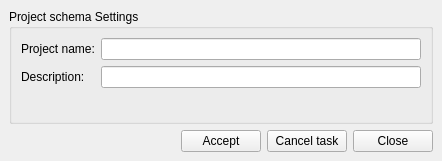
<?xml version="1.0" encoding="UTF-8"?>
<ui version="4.0">
 <class>dlg_admin_dbproject</class>
 <widget class="QMainWindow" name="dlg_admin_dbproject">
  <property name="geometry">
   <rect>
    <x>0</x>
    <y>0</y>
    <width>442</width>
    <height>161</height>
   </rect>
  </property>
  <property name="windowTitle">
   <string>Create project</string>
  </property>
  <widget class="QWidget" name="centralwidget">
   <layout class="QGridLayout" name="gridLayout">
    <item row="0" column="0" colspan="5">
     <widget class="QGroupBox" name="grb_projectschema">
      <property name="title">
       <string>Project schema Settings</string>
      </property>
      <layout class="QGridLayout" name="gridLayout_2">
       <item row="2" column="0">
        <widget class="QLabel" name="lbl_project_name">
         <property name="layoutDirection">
          <enum>Qt::LeftToRight</enum>
         </property>
         <property name="text">
          <string>Project name:</string>
         </property>
         <property name="alignment">
          <set>Qt::AlignLeading|Qt::AlignLeft|Qt::AlignVCenter</set>
         </property>
        </widget>
       </item>
       <item row="3" column="0">
        <widget class="QLabel" name="lbl_descript">
         <property name="layoutDirection">
          <enum>Qt::LeftToRight</enum>
         </property>
         <property name="text">
          <string>Description:</string>
         </property>
         <property name="alignment">
          <set>Qt::AlignJustify|Qt::AlignVCenter</set>
         </property>
        </widget>
       </item>
       <item row="3" column="1">
        <widget class="QLineEdit" name="project_descript"/>
       </item>
       <item row="2" column="1">
        <widget class="QLineEdit" name="project_name"/>
       </item>
       <item row="4" column="1">
        <spacer name="verticalSpacer">
         <property name="orientation">
          <enum>Qt::Vertical</enum>
         </property>
         <property name="sizeHint" stdset="0">
          <size>
           <width>20</width>
           <height>40</height>
          </size>
         </property>
        </spacer>
       </item>
      </layout>
      <zorder>project_name</zorder>
      <zorder>lbl_descript</zorder>
      <zorder>lbl_project_name</zorder>
      <zorder>project_descript</zorder>
      <zorder>verticalSpacer</zorder>
     </widget>
    </item>
    <item row="4" column="0" colspan="5">
     <layout class="QGridLayout" name="lyt_buttons">
      <item row="0" column="0">
       <widget class="QLabel" name="lbl_time">
        <property name="text">
         <string/>
        </property>
       </widget>
      </item>
      <item row="0" column="1">
       <spacer name="horizontalSpacer">
        <property name="orientation">
         <enum>Qt::Horizontal</enum>
        </property>
        <property name="sizeHint" stdset="0">
         <size>
          <width>40</width>
          <height>20</height>
         </size>
        </property>
       </spacer>
      </item>
      <item row="0" column="2">
       <widget class="QPushButton" name="btn_accept">
        <property name="text">
         <string>Accept</string>
        </property>
       </widget>
      </item>
      <item row="0" column="3">
       <widget class="QPushButton" name="btn_cancel_task">
        <property name="text">
         <string>Cancel task</string>
        </property>
       </widget>
      </item>
      <item row="0" column="4">
       <widget class="QPushButton" name="btn_close">
        <property name="text">
         <string>Close</string>
        </property>
       </widget>
      </item>
     </layout>
    </item>
   </layout>
  </widget>
  <action name="actionCreate_Sample">
   <property name="text">
    <string>Create Sample</string>
   </property>
  </action>
  <action name="actionCreate_Sample_Dev">
   <property name="text">
    <string>Create Sample Dev</string>
   </property>
  </action>
 </widget>
 <tabstops>
  <tabstop>project_name</tabstop>
  <tabstop>project_descript</tabstop>
  <tabstop>btn_accept</tabstop>
  <tabstop>btn_cancel_task</tabstop>
  <tabstop>btn_close</tabstop>
 </tabstops>
 <resources/>
 <connections/>
</ui>
